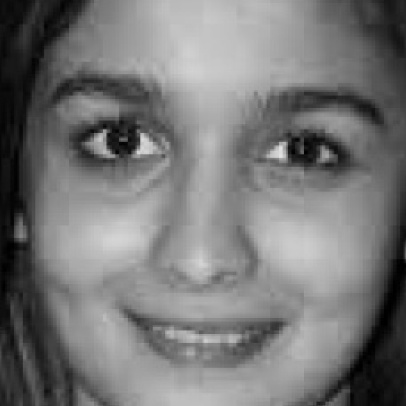
#> input picture orl_faces/AliaBhatt/1.jpg, 406 x 406 px
$ python svm.py   (older library calls are emulated)
#> lines starting #> are read from the running program, lines starting #| are printed output that depends on the picture
import os
import pdb
import glob
import scipy.misc
import argparse
import numpy as np
from sklearn import svm,metrics
from sklearn.cross_validation import ShuffleSplit
from sklearn.utils import shuffle
import matplotlib.pyplot as plt
import pickle
from pathlib import Path
import matplotlib.image as mpimg
import cv2
import config
import math

check = {"test30.jpg":"abhishek","test29.jpg":"AamairKhan","test28.jpg":"AamairKhan","test26.jpg":"AkshayKumar","test25.jpg":"AamairKhan","test27.jpg":"AkshayKumar","1.jpg":"siddhartmalhotra","2.jpg":"AliaBhatt","6.jpg":"varundhawan","test7.jpg":"sharukhkhanAliaBhatt","test24.jpg":"AliaBhattsiddhartmalhotra","test29.jpeg":"AkshayKumar","test30.jpeg":"AkshayKumar","test31.jpeg":"AamairKhan","test32.jpg":"AamairKhan","test33.jpeg":"sharukhkhan","test34.jpeg":"sharukhkhan"}

def load_data(path):
#> called with path = 'orl_faces'
	images = []
	labels = []
	files = glob.glob(os.path.join(path,"*/*"))
	#print files
	for f in files:
		img = scipy.misc.imread(f)
#> img is the input picture: shape (406, 406); min 0, max 227, mean 118.4
		bc = scipy.misc.imresize(img, (112, 92))
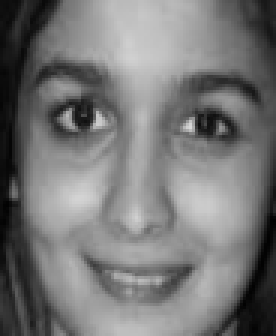
#> bc: shape (112, 92) (shown 3 times larger); min 1, max 215, mean 118.4
		result = bc
		if(np.array(bc).ndim==3):
			result = bc[:,:,0]
		images.append(result)
		#images.append(bc)
		file_name = f.split("/")[-2]
		labels.append(file_name)
#> pass 2 of the loop in load_data, `for f in files:`:
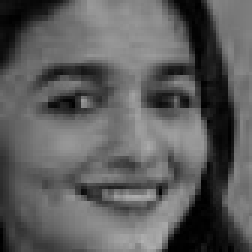
#> input picture orl_faces/AliaBhatt/2.jpg, 84 x 84 px (shown 3 times larger)
#> in load_data, img is the input picture: shape (84, 84); min 0, max 176, mean 92.7
#> in load_data, `bc = scipy.misc.imresize(img, (112, 92))`:
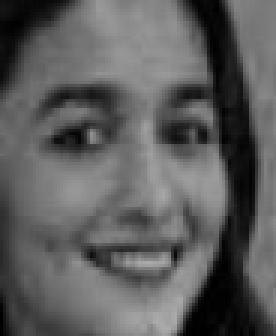
#> bc: shape (112, 92) (shown 3 times larger); min 0, max 172, mean 92.7
#> pass 3 of the loop in load_data, `for f in files:`:
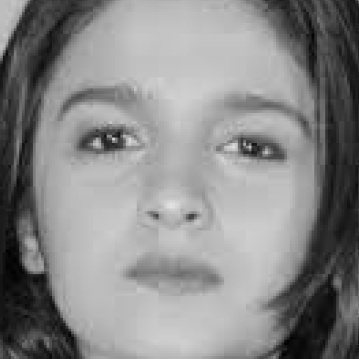
#> input picture orl_faces/AliaBhatt/6.jpg, 359 x 359 px
#> in load_data, img is the input picture: shape (359, 359); min 0, max 227, mean 136.3
#> in load_data, `bc = scipy.misc.imresize(img, (112, 92))`:
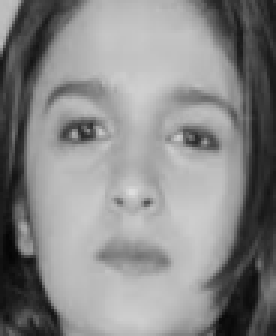
#> bc: shape (112, 92) (shown 3 times larger); min 4, max 221, mean 136.3
	return np.array(images).reshape((len(images),-1)),np.array(labels)

# [59 lines left out: functions load_data_test, test_it, pretty_print_it, calculate_accuracy, not called in this run]

#=======================================================================================


class SvmClassifier(object):
	def __init__(self,args,gamma=0.001):
		"""
			args: command-line arguments
			gamma : paramter to svm

		"""
		self.args = args
		self.images,self.labels = load_data("orl_faces")
		#print "Loaded images and labels of shape {} and {}".format(self.images.shape,self.labels.shape)
		self.classifier = svm.LinearSVC(verbose=args.verbose)
		self.length = self.images.shape[0]
#> self.length = 3

	def train(self):
		"""
			Train SVM

		"""
		print ("Starting Training")

#> (the run stopped early here; a loop or call above may not have finished)
